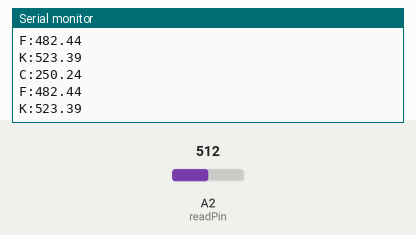
This sketch was run on a simulated Arduino Uno, built with avr-gcc and run on an emulated ATmega328P. On the bench: the last lines printed to the serial monitor. The inputs (shaded band) are chosen by the test bench; at power-on: A2 (readPin) = 512.

Above: at 1.8 s.
1.9 s: A2 (readPin) set to 716
At 2.8 s:
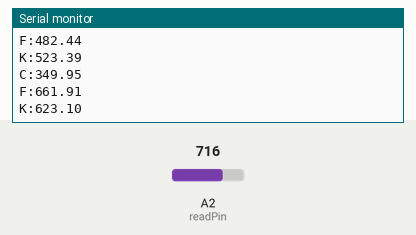
3.4 s: A2 (readPin) set to 900
At 4.8 s:
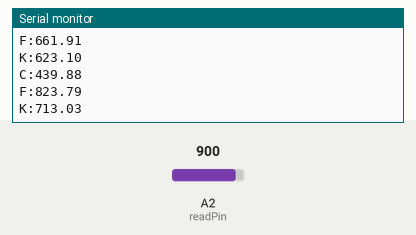
Timing chart, 0 to 6.4 s (numbered marks = the images above; inputs shaded):
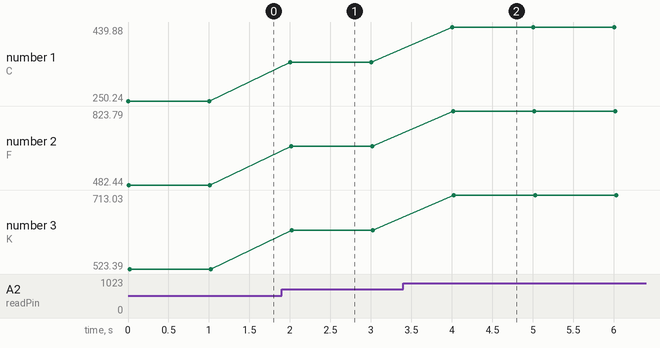

The sketch:

temperature_sensor1.ino
```cpp
// C++ code
//variables
int readPin = A2;
float scaleFactor = 0.01;
float Temp;
float readValue;
float calculateValue;
float farenheit;
float kelvin;

void setup()
{
  pinMode(readPin,INPUT);
  Serial.begin(9600);
}

void loop()
{
  readValue = analogRead(readPin);
  calculateValue = readValue * (5.0/1023.0); //voltage
  Temp = calculateValue/scaleFactor;
  farenheit = (Temp *(9.0/5.0))+32;
  kelvin = Temp + 273.15;
  Serial.print("C:");
  Serial.println(Temp);
  Serial.print("F:");
  Serial.println(farenheit);
  Serial.print("K:");
  Serial.println(kelvin);
  delay(1000); // Wait for 1000 millisecond(s)
}
```

Measured:
- after the input at 1.9 s, the serial monitor: prints a new line after 0.10 s (image 1)
- after the input at 3.4 s, the serial monitor: prints a new line after 0.61 s (image 2)
- plotted number 1: 250.24 → 349.95 after the input at 1.9 s, 349.95 → 439.88 after the input at 3.4 s
- plotted number 2: 482.44 → 661.91 after the input at 1.9 s, 661.91 → 823.79 after the input at 3.4 s
- plotted number 3: 523.39 → 623.1 after the input at 1.9 s, 623.1 → 713.03 after the input at 3.4 s
